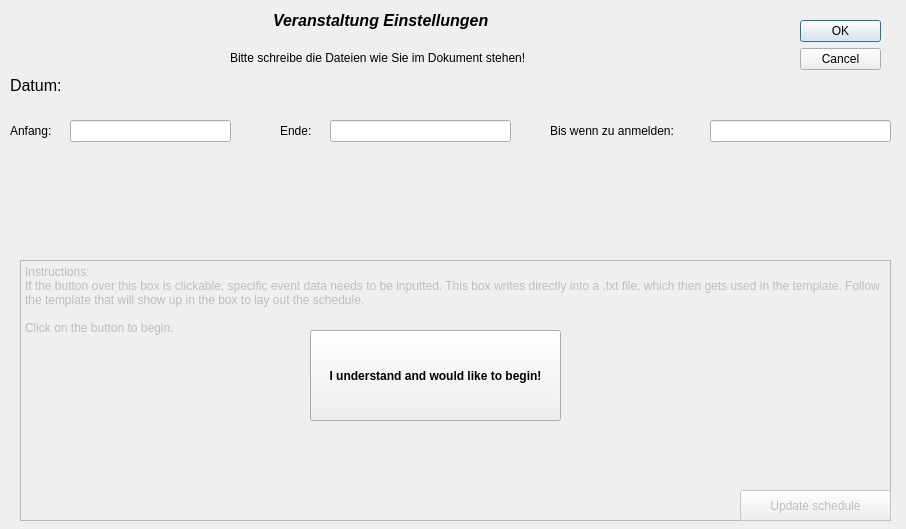
<?xml version="1.0" encoding="UTF-8"?>
<ui version="4.0">
 <class>eventSettings</class>
 <widget class="QDialog" name="eventSettings">
  <property name="geometry">
   <rect>
    <x>0</x>
    <y>0</y>
    <width>906</width>
    <height>529</height>
   </rect>
  </property>
  <property name="windowTitle">
   <string>Dialog</string>
  </property>
  <widget class="QDialogButtonBox" name="buttonBox">
   <property name="geometry">
    <rect>
     <x>800</x>
     <y>20</y>
     <width>81</width>
     <height>71</height>
    </rect>
   </property>
   <property name="orientation">
    <enum>Qt::Vertical</enum>
   </property>
   <property name="standardButtons">
    <set>QDialogButtonBox::Cancel|QDialogButtonBox::Ok</set>
   </property>
  </widget>
  <widget class="QPlainTextEdit" name="scheduleMaker">
   <property name="enabled">
    <bool>false</bool>
   </property>
   <property name="geometry">
    <rect>
     <x>20</x>
     <y>260</y>
     <width>871</width>
     <height>261</height>
    </rect>
   </property>
   <property name="plainText">
    <string>Instructions:
If the button over this box is clickable, specific event data needs to be inputted. This box writes directly into a .txt file, which then gets used in the template. Follow the template that will show up in the box to lay out the schedule.

Click on the button to begin.</string>
   </property>
  </widget>
  <widget class="QPushButton" name="unlockScheduleMaker">
   <property name="enabled">
    <bool>true</bool>
   </property>
   <property name="geometry">
    <rect>
     <x>310</x>
     <y>330</y>
     <width>251</width>
     <height>91</height>
    </rect>
   </property>
   <property name="font">
    <font>
     <weight>75</weight>
     <bold>true</bold>
    </font>
   </property>
   <property name="text">
    <string>I understand and would like to begin!</string>
   </property>
  </widget>
  <widget class="QPushButton" name="updateSchedule">
   <property name="enabled">
    <bool>false</bool>
   </property>
   <property name="geometry">
    <rect>
     <x>740</x>
     <y>490</y>
     <width>151</width>
     <height>31</height>
    </rect>
   </property>
   <property name="text">
    <string>Update schedule</string>
   </property>
  </widget>
  <widget class="QWidget" name="horizontalLayoutWidget">
   <property name="geometry">
    <rect>
     <x>0</x>
     <y>0</y>
     <width>761</width>
     <height>41</height>
    </rect>
   </property>
   <layout class="QHBoxLayout" name="horizontalLayout">
    <item>
     <spacer name="horizontalSpacer">
      <property name="orientation">
       <enum>Qt::Horizontal</enum>
      </property>
      <property name="sizeHint" stdset="0">
       <size>
        <width>40</width>
        <height>20</height>
       </size>
      </property>
     </spacer>
    </item>
    <item>
     <widget class="QLabel" name="title">
      <property name="font">
       <font>
        <pointsize>12</pointsize>
        <weight>75</weight>
        <italic>true</italic>
        <bold>true</bold>
       </font>
      </property>
      <property name="text">
       <string>Veranstaltung Einstellungen</string>
      </property>
     </widget>
    </item>
    <item>
     <spacer name="horizontalSpacer_2">
      <property name="orientation">
       <enum>Qt::Horizontal</enum>
      </property>
      <property name="sizeHint" stdset="0">
       <size>
        <width>40</width>
        <height>20</height>
       </size>
      </property>
     </spacer>
    </item>
   </layout>
  </widget>
  <widget class="QLabel" name="adaptive_date">
   <property name="geometry">
    <rect>
     <x>10</x>
     <y>70</y>
     <width>91</width>
     <height>31</height>
    </rect>
   </property>
   <property name="font">
    <font>
     <pointsize>12</pointsize>
    </font>
   </property>
   <property name="text">
    <string>Datum:</string>
   </property>
  </widget>
  <widget class="QLabel" name="label_2">
   <property name="geometry">
    <rect>
     <x>230</x>
     <y>50</y>
     <width>321</width>
     <height>16</height>
    </rect>
   </property>
   <property name="text">
    <string>Bitte schreibe die Dateien wie Sie im Dokument stehen!</string>
   </property>
  </widget>
  <widget class="QLabel" name="label_3">
   <property name="geometry">
    <rect>
     <x>10</x>
     <y>120</y>
     <width>61</width>
     <height>21</height>
    </rect>
   </property>
   <property name="font">
    <font>
     <pointsize>9</pointsize>
    </font>
   </property>
   <property name="text">
    <string>Anfang:</string>
   </property>
  </widget>
  <widget class="QLineEdit" name="beginDate">
   <property name="geometry">
    <rect>
     <x>70</x>
     <y>120</y>
     <width>161</width>
     <height>22</height>
    </rect>
   </property>
  </widget>
  <widget class="QLabel" name="label_4">
   <property name="geometry">
    <rect>
     <x>280</x>
     <y>120</y>
     <width>41</width>
     <height>21</height>
    </rect>
   </property>
   <property name="font">
    <font>
     <pointsize>9</pointsize>
    </font>
   </property>
   <property name="text">
    <string>Ende:</string>
   </property>
  </widget>
  <widget class="QLineEdit" name="endDate">
   <property name="geometry">
    <rect>
     <x>330</x>
     <y>120</y>
     <width>181</width>
     <height>22</height>
    </rect>
   </property>
  </widget>
  <widget class="QLabel" name="label_5">
   <property name="geometry">
    <rect>
     <x>550</x>
     <y>120</y>
     <width>161</width>
     <height>21</height>
    </rect>
   </property>
   <property name="font">
    <font>
     <pointsize>9</pointsize>
    </font>
   </property>
   <property name="text">
    <string>Bis wenn zu anmelden:</string>
   </property>
  </widget>
  <widget class="QLineEdit" name="signUpDate">
   <property name="geometry">
    <rect>
     <x>710</x>
     <y>120</y>
     <width>181</width>
     <height>22</height>
    </rect>
   </property>
  </widget>
 </widget>
 <resources/>
 <connections>
  <connection>
   <sender>buttonBox</sender>
   <signal>accepted()</signal>
   <receiver>eventSettings</receiver>
   <slot>accept()</slot>
   <hints>
    <hint type="sourcelabel">
     <x>248</x>
     <y>254</y>
    </hint>
    <hint type="destinationlabel">
     <x>157</x>
     <y>274</y>
    </hint>
   </hints>
  </connection>
  <connection>
   <sender>buttonBox</sender>
   <signal>rejected()</signal>
   <receiver>eventSettings</receiver>
   <slot>reject()</slot>
   <hints>
    <hint type="sourcelabel">
     <x>316</x>
     <y>260</y>
    </hint>
    <hint type="destinationlabel">
     <x>286</x>
     <y>274</y>
    </hint>
   </hints>
  </connection>
 </connections>
</ui>
